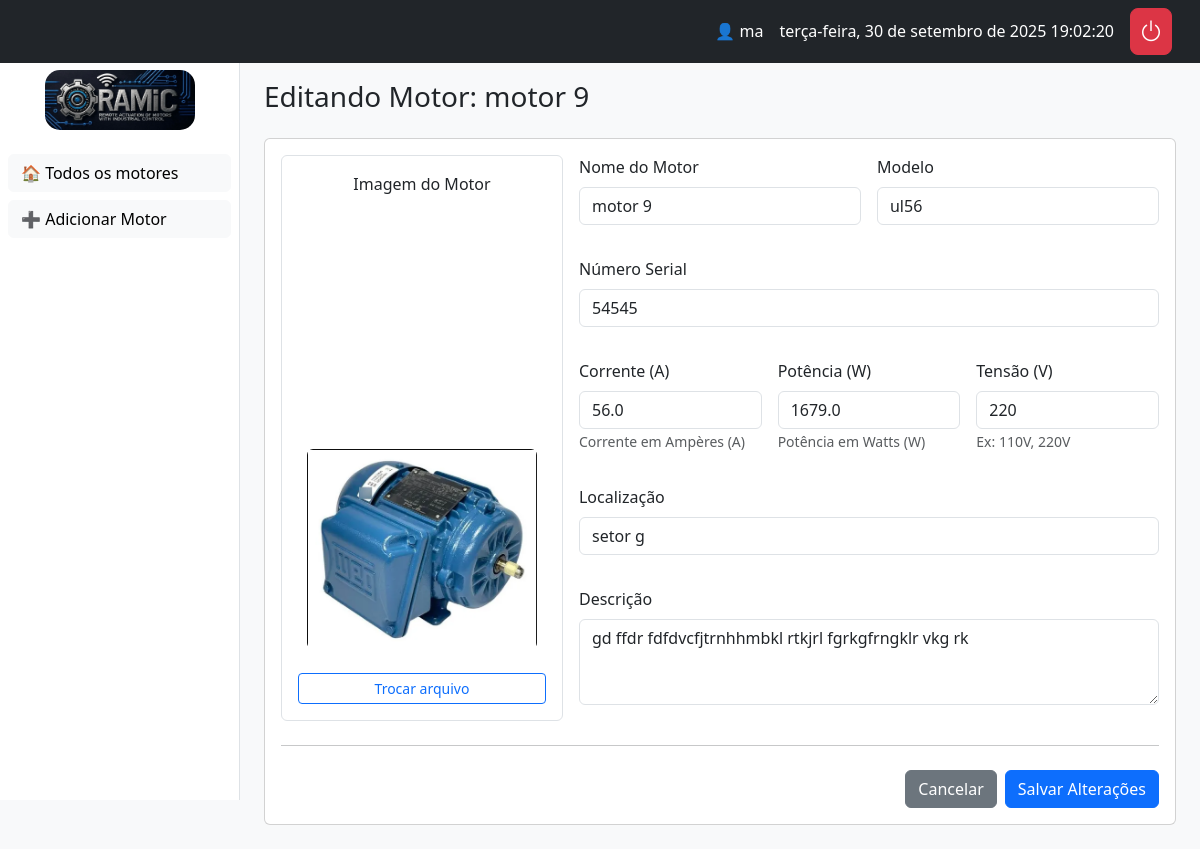
/motor/1/editar/ (signed in), run on the app's committed database.
### core/models.py (models this page shows, shortened)
class Motor(models.Model):
    grupos = models.ManyToManyField(Group, related_name="motores")
    nome = models.CharField(max_length=100)
    numero_serie = models.CharField(max_length=50, unique=True)
    descricao = models.TextField(blank=True, null=True)
    imagem = models.ImageField(upload_to="motores/", blank=True, null=True)
    localizacao = models.CharField(max_length=100, blank=True)
    modelo = models.CharField(max_length=100, blank=True)
    corrente = models.FloatField(null=True, blank=True, help_text="Corrente em Ampères (A)")
    potencia = models.FloatField(null=True, blank=True, help_text="Potência em Watts (W)")
    tensao = models.CharField(max_length=50, blank=True, help_text="Ex: 110V, 220V")
    ligado = models.BooleanField(default=False)
    em_manutencao = models.BooleanField(default=False)
    last_heartbeat = models.DateTimeField(null=True, blank=True)

### core/views.py (the view)
# urls.py: path("motor/<int:motor_id>/editar/", views.editar_motor_view, name="editar_motor"),
@login_required
def editar_motor_view(request, motor_id: int):
    motor = get_object_or_404(Motor, id=motor_id)
    if request.method == "POST":
        form = MotorForm(request.POST, request.FILES, instance=motor)
        if form.is_valid():
            form.save()
            return redirect("painel")
    return render(request, "core/motores/editar_motor.html", {"form": MotorForm(instance=motor), "motor": motor})

### templates/core/motores/editar_motor.html (shortened to what this page needs)
{% extends "core/base.html" %}
{% load static %}
{% load django_bootstrap5 %}
{% block content %}
<h3 class="mb-4">Editando Motor: {{ motor.nome }}</h3>
<form method="post" enctype="multipart/form-data" class="card card-body">
    <div class="row g-3">
        <div class="col-lg-4">
            <div class="text-center p-3 border rounded h-100 d-flex flex-column justify-content-center">
                <p class="form-label">Imagem do Motor</p>
                <img id="image-preview"
                     src="{% if motor.imagem %}{{ motor.imagem.url }}{% endif %}"
                     alt="Prévia da imagem"
                     class="img-fluid rounded mb-3"
                     style="max-height: 200px; margin: auto; {% if not motor.imagem %}display: none;{% endif %}"/>
                <label for="{{ form.imagem.id_for_label }}" class="btn btn-outline-primary btn-sm mt-2">Trocar arquivo</label>
            </div>
        </div>
        <div class="col-lg-8">
            <div class="row g-3">
                <div class="col-md-6">{% bootstrap_field form.nome %}</div>
                <div class="col-md-6">{% bootstrap_field form.modelo %}</div>
                <div class="col-12">{% bootstrap_field form.numero_serie %}</div>
                <div class="col-md-4">{% bootstrap_field form.corrente %}</div>
                <div class="col-md-4">{% bootstrap_field form.potencia %}</div>
                <div class="col-md-4">{% bootstrap_field form.tensao %}</div>
                <div class="col-12">{% bootstrap_field form.localizacao %}</div>
                <div class="col-12">{% bootstrap_field form.descricao layout='floating' %}</div>
            </div>
        </div>
    </div>
    <hr class="my-4">
    <div class="d-flex justify-content-end gap-2">
        <a href="{% url 'painel' %}" class="btn btn-secondary">Cancelar</a>
        {% bootstrap_button button_type="submit" content="Salvar Alterações" %}
    </div>
</form>
{% endblock %}

### templates/core/base.html (shortened to what this page needs)
{% load static %}
{% load django_bootstrap5 %}
<!doctype html>
<html lang="pt-br">
  <head>
    {% bootstrap_css %}
    <link rel="stylesheet" href="https://cdn.jsdelivr.net/npm/bootstrap-icons@1.11.3/font/bootstrap-icons.min.css">
    <link rel="stylesheet" href="https://cdnjs.cloudflare.com/ajax/libs/font-awesome/6.0.0-beta3/css/all.min.css">
  </head>
  <body>
    {% if user.is_authenticated %}
      <nav class="navbar navbar-dark bg-dark px-3 top-navbar">
        <div class="container-fluid">
          <div class="d-flex align-items-center text-white">
            <span class="me-3">👤 {{ request.user.username }}</span>
            <span id="datetime" class="me-3 d-none d-md-inline"></span>
            <a href="{% url 'logout' %}" class="btn btn-danger p-2 lh-1" title="Sair" style="border-radius: 0.5rem;">
              <i class="bi bi-power h4 mb-0"></i>
          </a>
          </div>
        </div>
      </nav>
      <aside class="sidebar" id="sidebar">
        <div class="text-center mb-4">
          <a href="{% url 'painel' %}">
            <img src="{% static 'img/Ramic-logo.png' %}" alt="RAMIC Logo" class="img-fluid" style="max-width: 150px; border-radius: 15px;">
          </a>
        </div>
        <ul class="list-unstyled px-2">
          <li class="mb-2"><a class="btn btn-light w-100 text-start" href="{% url 'painel' %}">🏠 Todos os motores</a></li>
          <li class="mb-2"><a class="btn btn-light w-100 text-start" href="{% url 'adicionar_motor' %}">➕ Adicionar Motor</a></li>
        </ul>
      </aside>
      <main class="content" id="content">
        {% block content %}{% endblock %}
      </main>
    {% else %}
      <main class="container py-5">
        {% bootstrap_messages %}
        {% block content_unauthenticated %}{% endblock %}
      </main>
    {% endif %}
  </body>
</html>

### templates/core/base.html (style rules this page uses)
body { background-color: #f8f9fa; }
.sidebar { width: 240px; min-height: 100vh; background: #fff; border-right: 1px solid #dee2e6; position: fixed; left: 0; top: 0; padding-top: 70px; transition: transform 0.3s ease-in-out; z-index: 1040; }
.content { margin-left: 240px; padding: 24px; padding-top: 80px; transition: margin-left 0.3s ease-in-out; }
.top-navbar { position: fixed; top: 0; width: 100%; z-index: 1050; }

### data on the page
Motor: nome "motor 9", imagem (picture), modelo "ul56", numero_serie "54545", corrente "56.0", potencia "1679.0", tensao "220", localizacao "setor g", descricao "gd ffdr fdfdvcfjtrnhhmbkl rtkjrl fgrkgfrngklr vkg rk"

### other printed values
{{ request.user.username }} "ma"
